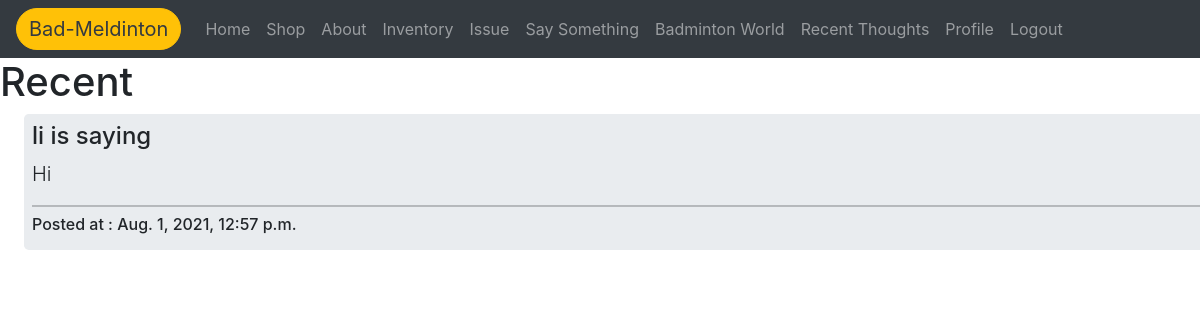
Screenshot of /blog/ with the database file from the repository.
### account/models.py (models this page shows, shortened)
class complaints_posted(models.Model):
    user = models.ForeignKey(User , on_delete=models.CASCADE , related_name="c_user")
    comp = models.TextField(null = False)
    time = models.DateTimeField(default=datetime.now, blank=True)

### account/views.py (the view)
# urls.py: 2. Add a URL to urlpatterns:  path('blog/', include('blog.urls'))
def blog(request):
    context= {
        'posts' : complaints_posted.objects.all()
    }
    return render(request , "account/blog.html" , context)

### account/templates/account/blog.html
{% extends "account/base2.html" %}
{% load static %}
{% block content %}
<h1> Recent </h1>
{% for m in posts %}
    <div class="jumbotron w-100 p-2 mx-4">
        <h4 class="display-10">{{m.user}} is saying</h4>
        <p class="lead">{{m.comp}}</p>
        <hr class="my-2">
        <h6>Posted at : {{m.time}}</h6>
    </div>
{% endfor %}
{% endblock %}

### rows the page displays
complaints_posted: user "li", comp "Hi", time "Aug. 1, 2021, 12:57 p.m."
